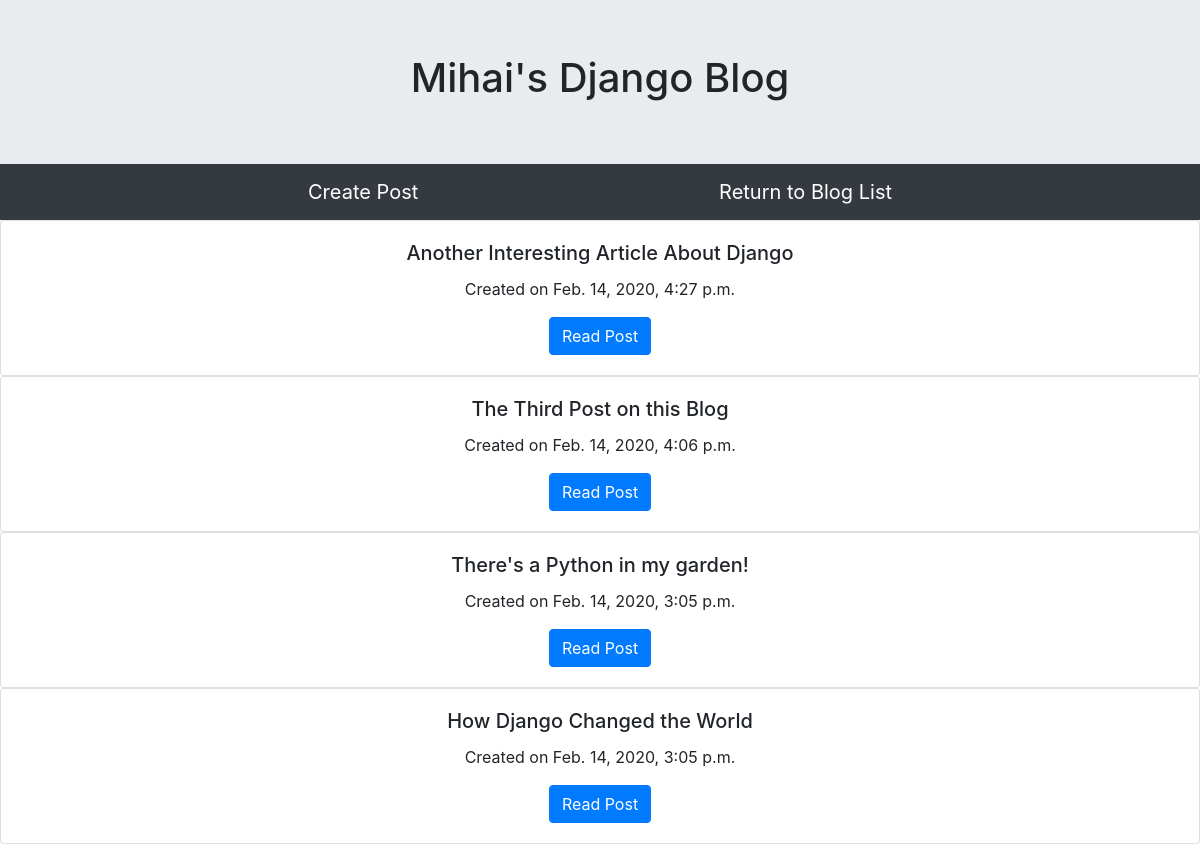
The page /blog/blog-list/ on the database as committed earlier.
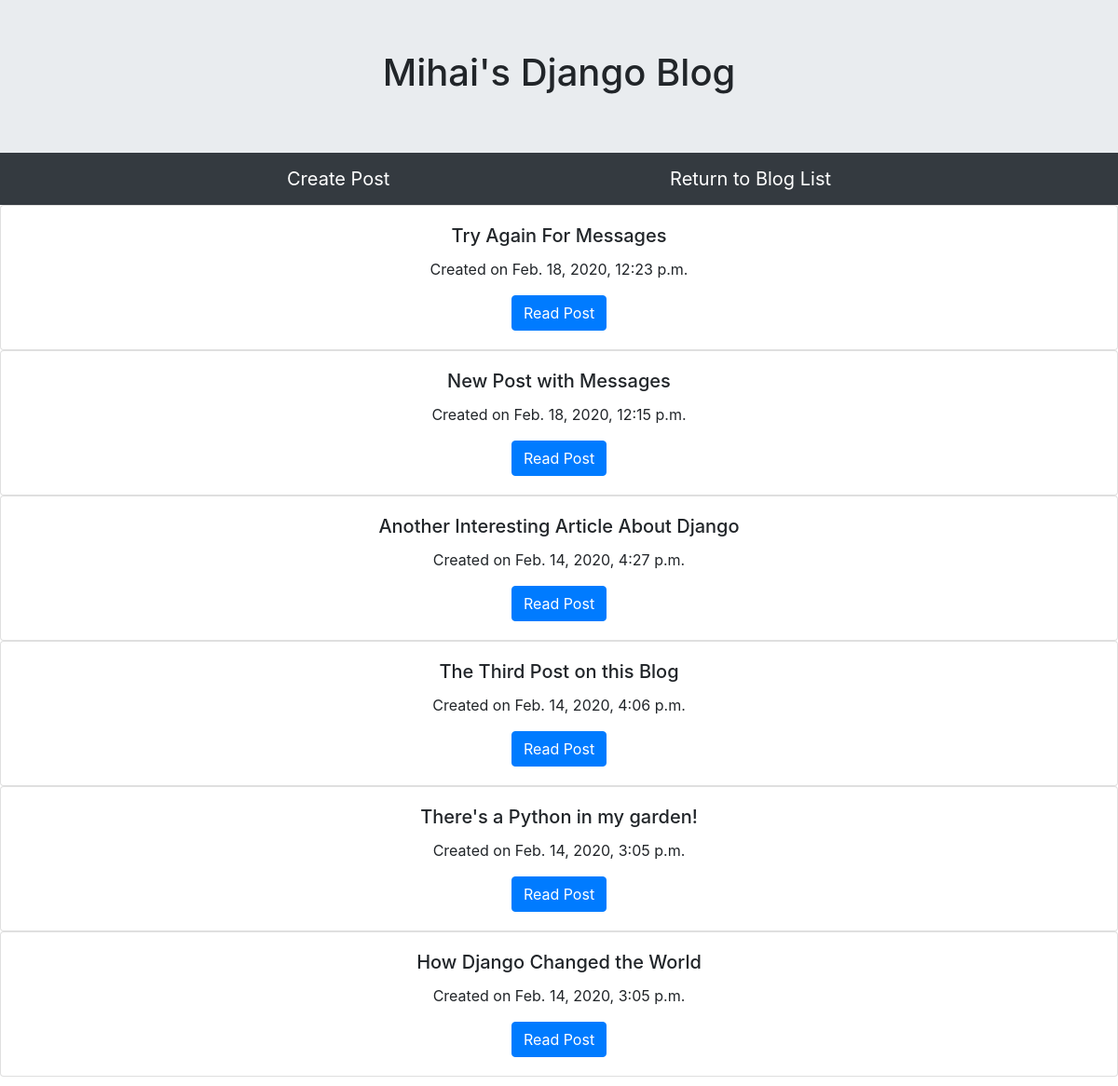
The same page on the database as committed later.
### blog/models.py (models this page shows, shortened)
class Post(models.Model):
    title = models.CharField(max_length=100)
    description = models.TextField()
    date = models.DateTimeField(auto_now_add=True)
    slug = models.SlugField(max_length=100, unique=True, default=slugify(title))
    class Meta:
        ordering = ['-date']

### blog/views.py (the view)
def post_list(request):
    post_list = Post.objects.all()
    context = { 'post_list': post_list }
    return render(request, 'blog/post_list.html', context)

### blog/templates/blog/post_list.html
{% extends 'base.html' %}
{% block content %}
{% for post in post_list %}
    <div class="card text-center">
        <div class="card-body">
            <h5 class="card-title">{{post.title}}</h5>
            <p class="card-text">Created on {{post.date}}</p>
            <a href="{% url 'blog:blog_desc_view' slug=post.slug %}" class="btn btn-primary">Read Post</a>
        </div>
    </div>
{% endfor %}
{% endblock %}

### blog/templates/base.html (shortened to what this page needs)
<!doctype html>
<html>
    <head>
        <link href="https://stackpath.bootstrapcdn.com/bootstrap/4.4.1/css/bootstrap.min.css" rel="stylesheet">
    </head>
    <body>
        <div class="jumbotron" style="margin: -10px">
            <h1 align="center">Mihai's Django Blog</h1>
        </div>
        <nav class="navbar navbar-dark bg-dark">
            <a class="navbar-brand" style="margin-left: 25%" href="{% url 'blog:create_post' %}">Create Post</a>
            <a class="navbar-brand" style="margin-right: 25%" href="{% url 'blog:blog_list_view' %}">Return to Blog List</a>
        </nav>
        {% block content %}
        {% endblock %}
    </body>
</html>

Rows that differ between the two databases and show on the page:
added Post: title "Try Again For Messages", date "Feb. 18, 2020, 12:23 p.m."
added Post: title "New Post with Messages", date "Feb. 18, 2020, 12:15 p.m."
